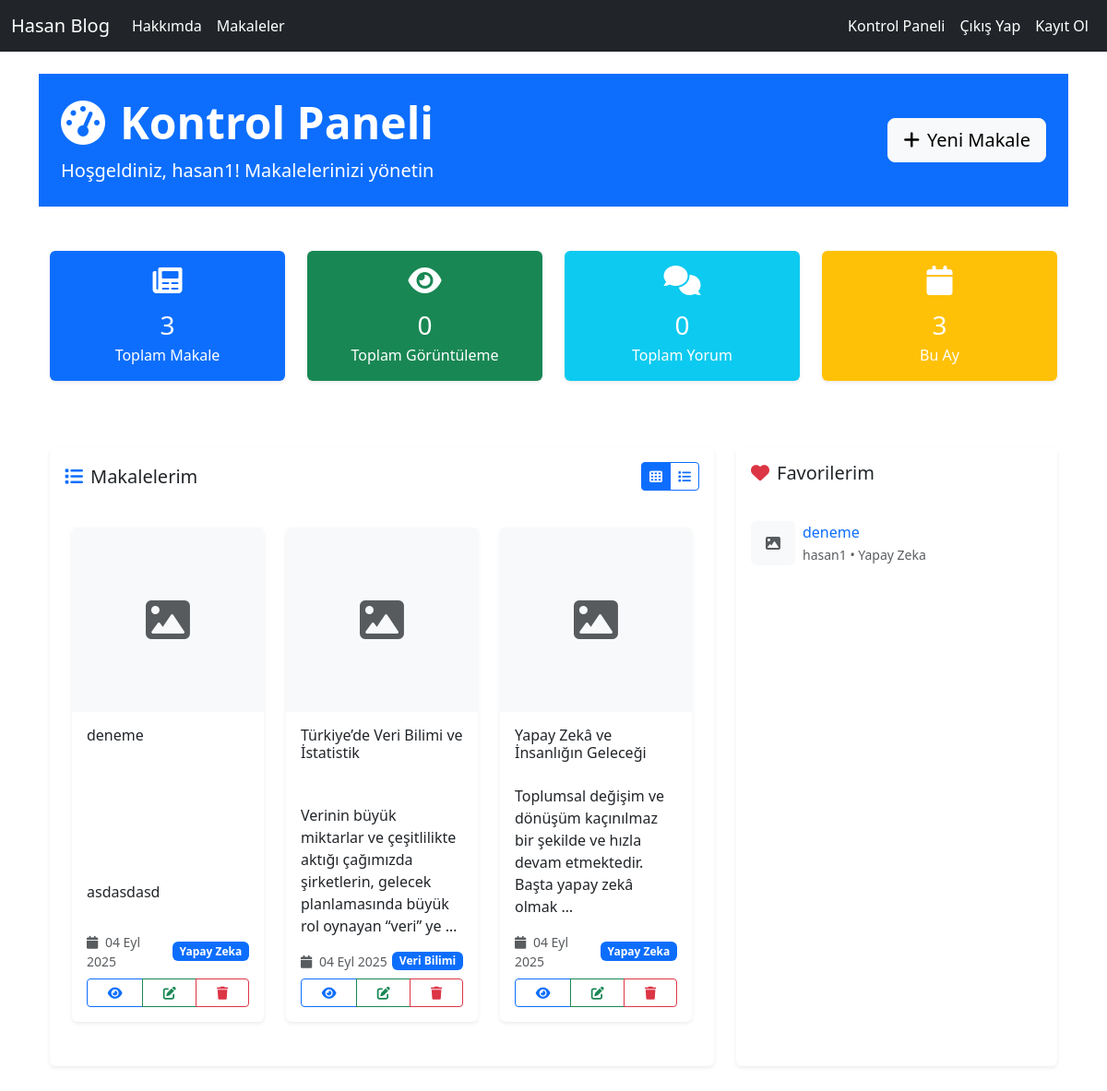
Screenshot of /articles/dashboard/ (signed in) with the database file from the repository.
### article/models.py (models this page shows, shortened)
class Article(models.Model):
    author = models.ForeignKey("auth.User",on_delete=models.CASCADE,verbose_name="Yazar")
    title = models.CharField(max_length=50,verbose_name="Başlık")
    content = RichTextField()
    created_date = models.DateTimeField(auto_now_add=True,verbose_name="Oluşturulma Tarihi")
    article_image = models.FileField(blank=True,null=True,verbose_name="Makaleye görsel ekleyin")
    category = models.ForeignKey(Category,on_delete=models.SET_NULL,null=True,blank=True)
    class Meta:
        ordering = ['-created_date']

class Category(models.Model):
    name = models.CharField(max_length=100,unique=True)
    slug = models.SlugField(max_length=150,unique=True,blank=True)

class Favorite(models.Model):
    user = models.ForeignKey("auth.User", on_delete=models.CASCADE, related_name="favorites")
    article = models.ForeignKey(Article, on_delete=models.CASCADE, related_name="favorited_by")
    created_at = models.DateTimeField(auto_now_add=True)
    class Meta:
        unique_together = ("user", "article")

### article/views.py (the view)
# urls.py: path('dashboard/',views.dashboard,name = "dashboard"),
@login_required(login_url= "user:login")
def dashboard(request):
    articles = Article.objects.filter(author = request.user)
    favorites = request.user.favorites.select_related("article", "article__author", "article__category").all()
    context = {
        "articles":articles,
        "favorites": favorites,
    }
    return render(request,"dashboard.html",context)

### templates/dashboard.html (shortened to what this page needs)
{% extends "layout.html" %}
{% block body %}
<div class="container-fluid bg-primary text-white py-4 mb-5">
    <div class="container">
        <div class="row align-items-center">
            <div class="col-lg-8">
                <h1 class="display-5 fw-bold mb-2">
                    <i class="fas fa-tachometer-alt me-3"></i>Kontrol Paneli
                </h1>
                <p class="lead mb-0">Hoşgeldiniz, {{request.user.username}}! Makalelerinizi yönetin</p>
            </div>
            <div class="col-lg-4 text-end">
                <a href="{% url 'article:addarticle' %}" class="btn btn-light btn-lg">
                    <i class="fas fa-plus me-2"></i>Yeni Makale
                </a>
            </div>
        </div>
    </div>
</div>
<div class="container">
    <div class="row mb-5">
        <div class="col-lg-3 col-md-6 mb-4">
            <div class="card bg-primary text-white shadow-sm border-0">
                <div class="card-body text-center">
                    <i class="fas fa-newspaper fa-2x mb-3"></i>
                    <h3 class="mb-1">{{ articles|length }}</h3>
                    <p class="mb-0">Toplam Makale</p>
                </div>
            </div>
        </div>
        <div class="col-lg-3 col-md-6 mb-4">
            <div class="card bg-success text-white shadow-sm border-0">
                <div class="card-body text-center">
                    <i class="fas fa-eye fa-2x mb-3"></i>
                    <h3 class="mb-1">0</h3>
                    <p class="mb-0">Toplam Görüntüleme</p>
                </div>
            </div>
        </div>
        <div class="col-lg-3 col-md-6 mb-4">
            <div class="card bg-info text-white shadow-sm border-0">
                <div class="card-body text-center">
                    <i class="fas fa-comments fa-2x mb-3"></i>
                    <h3 class="mb-1">0</h3>
                    <p class="mb-0">Toplam Yorum</p>
                </div>
            </div>
        </div>
        <div class="col-lg-3 col-md-6 mb-4">
            <div class="card bg-warning text-white shadow-sm border-0">
                <div class="card-body text-center">
                    <i class="fas fa-calendar fa-2x mb-3"></i>
                    <h3 class="mb-1">{{ articles|length }}</h3>
                    <p class="mb-0">Bu Ay</p>
                </div>
            </div>
        </div>
    </div>
    <div class="row">
        <div class="col-lg-8">
            <div class="card shadow-sm border-0">
                <div class="card-header bg-white border-0 py-3">
                    <div class="d-flex justify-content-between align-items-center">
                        <h5 class="mb-0">
                            <i class="fas fa-list me-2 text-primary"></i>Makalelerim
                        </h5>
                        <div class="btn-group" role="group">
                            <button type="button" class="btn btn-outline-primary btn-sm active" id="gridView">
                                <i class="fas fa-th"></i>
                            </button>
                            <button type="button" class="btn btn-outline-primary btn-sm" id="listView">
                                <i class="fas fa-list"></i>
                            </button>
                        </div>
                    </div>
                </div>
                <div class="card-body p-0">
                    {% if articles %}
                        <div id="gridContainer" class="p-4">
                            <div class="row">
                                {% for article in articles %}
                                    <div class="col-lg-4 col-md-6 mb-4">
                                        <div class="card h-100 border-0 shadow-sm article-card">
                                            {% if article.article_image %}
                                                <img src="{{article.article_image.url}}"
                                                     class="card-img-top"
                                                     alt="{{article.title}}"
                                                     style="height: 200px; object-fit: cover;">
                                            {% else %}
                                                <div class="card-img-top bg-light d-flex align-items-center justify-content-center"
                                                     style="height: 200px;">
                                                    <i class="fas fa-image text-muted fa-3x"></i>
                                                </div>
                                            {% endif %}
                                            <div class="card-body d-flex flex-column">
                                                <h6 class="card-title">
                                                    <a href="{% url 'article:detail' article.id %}"
                                                       class="text-decoration-none text-dark">
                                                        {{article.title|truncatechars:50}}
                                                    </a>
                                                </h6>
                                                <p class="card-text text-muted small flex-grow-1">
                                                    {{article.content|safe|truncatewords:15}}
                                                </p>
                                                <div class="mt-auto">
                                                    <div class="d-flex justify-content-between align-items-center mb-2">
                                                        <small class="text-muted">
                                                            <i class="fas fa-calendar me-1"></i>
                                                            {{article.created_date|date:"d M Y"}}
                                                        </small>
                                                        {% if article.category %}
                                                            <span class="badge bg-primary">{{article.category.name}}</span>
                                                        {% endif %}
                                                    </div>
                                                    <div class="btn-group w-100" role="group">
                                                        <a href="{% url 'article:detail' article.id %}"
                                                           class="btn btn-outline-primary btn-sm">
                                                            <i class="fas fa-eye"></i>
                                                        </a>
                                                        <a href="{% url 'article:update' article.id %}"
                                                           class="btn btn-outline-success btn-sm">
                                                            <i class="fas fa-edit"></i>
                                                        </a>
                                                        <a href="{% url 'article:delete' article.id %}"
                                                           class="btn btn-outline-danger btn-sm"
                                                           onclick="return confirm('Bu makaleyi silmek istediğinizden emin misiniz?')">
                                                            <i class="fas fa-trash"></i>
                                                        </a>
                                                    </div>
                                                </div>
                                            </div>
                                        </div>
                                    </div>
                                {% endfor %}
                            </div>
                        </div>
                    {% endif %}
                </div>
            </div>
        </div>
        <div class="col-lg-4 mt-4 mt-lg-0">
            <div class="card shadow-sm border-0 h-100">
                <div class="card-header bg-white border-0 py-3">
                    <h5 class="mb-0"><i class="fas fa-heart text-danger me-2"></i>Favorilerim</h5>
                </div>
                <div class="card-body">
                    {% if favorites %}
                        <ul class="list-group list-group-flush">
                            {% for fav in favorites %}
                                <li class="list-group-item px-0 d-flex">
                                    {% if fav.article.article_image %}
                                        <img src="{{ fav.article.article_image.url }}" class="rounded me-2" style="width:48px;height:48px;object-fit:cover" alt="{{ fav.article.title }}">
                                    {% else %}
                                        <div class="bg-light rounded me-2 d-flex align-items-center justify-content-center" style="width:48px;height:48px">
                                            <i class="fas fa-image text-muted"></i>
                                        </div>
                                    {% endif %}
                                    <div>
                                        <a href="{% url 'article:detail' fav.article.id %}" class="text-decoration-none d-block">{{ fav.article.title|truncatechars:60 }}</a>
                                        <small class="text-muted">{{ fav.article.author.username }}{% if fav.article.category %} • {{ fav.article.category.name }}{% endif %}</small>
                                    </div>
                                </li>
                            {% endfor %}
                        </ul>
                    {% else %}
                        <div class="text-muted">Favori makaleniz yok.</div>
                    {% endif %}
                </div>
            </div>
        </div>
    </div>
</div>
<link rel="stylesheet" href="https://cdnjs.cloudflare.com/ajax/libs/font-awesome/6.0.0/css/all.min.css">
{% endblock %}

### templates/dashboard.html (style rules this page uses)
.article-card { transition: transform 0.3s ease, box-shadow 0.3s ease; }
.card { transition: all 0.3s ease; }
.btn { transition: all 0.3s ease; }
.badge { font-size: 0.75em; }

### rows the page displays
Article: title "deneme", content "asdasdasd", created_date "04 Eyl 2025", category.name "Yapay Zeka"
Article: title "Türkiye’de Veri Bilimi ve İstatistik", content "Verinin büyük miktarlar ve çeşitlilikte aktığı çağımızda şirketlerin, gelecek planlamasında büyük rol oynayan “veri” ye …", created_date "04 Eyl 2025", category.name "Veri Bilimi"
Article: title "Yapay Zekâ ve İnsanlığın Geleceği", content "Toplumsal değişim ve dönüşüm kaçınılmaz bir şekilde ve hızla devam etmektedir. Başta yapay zekâ olmak …", created_date "04 Eyl 2025", category.name "Yapay Zeka"
Favorite: article "deneme", article.author.username "hasan1", article.category.name "Yapay Zeka"

### other values shown
{{ request.user.username }} "hasan1"
{{ articles|length }} "3"
